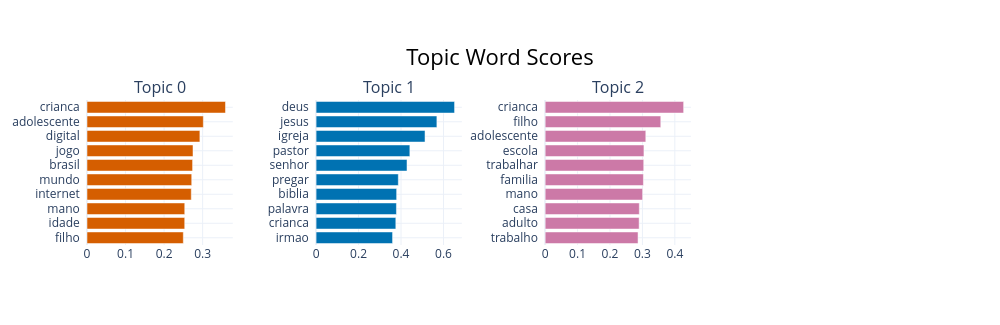

Write notebook code for a chart like this one.
### Code cell
modelo_treinado.visualize_barchart(top_n_topics=5, n_words=10)

### Figure 1 — Plotly figure (JSON) as saved in the notebook; plotly's stock layout.template omitted (floating-point values rounded to 4 significant figures)
{"data": [{"marker": {"color": "#D55E00"}, "orientation": "h", "type": "bar", "x": [0.2499, 0.2535, 0.2536, 0.2705, 0.2717, 0.2739, 0.275, 0.2929, 0.3018, 0.3593], "xaxis": "x", "y": ["filho  ", "idade  ", "mano  ", "internet  ", "mundo  ", "brasil  ", "jogo  ", "digital  ", "adolescente  ", "crianca  "], "yaxis": "y"}, {"marker": {"color": "#0072B2"}, "orientation": "h", "type": "bar", "x": [0.3602, 0.3755, 0.3784, 0.3794, 0.3873, 0.4282, 0.4416, 0.5131, 0.5689, 0.6521], "xaxis": "x2", "y": ["irmao  ", "crianca  ", "palavra  ", "biblia  ", "pregar  ", "senhor  ", "pastor  ", "igreja  ", "jesus  ", "deus  "], "yaxis": "y2"}, {"marker": {"color": "#CC79A7"}, "orientation": "h", "type": "bar", "x": [0.2865, 0.2899, 0.2904, 0.3006, 0.3031, 0.304, 0.3047, 0.3104, 0.3566, 0.4271], "xaxis": "x3", "y": ["trabalho  ", "adulto  ", "casa  ", "mano  ", "familia  ", "trabalhar  ", "escola  ", "adolescente  ", "filho  ", "crianca  "], "yaxis": "y3"}], "layout": {"annotations": [{"font": {"size": 16}, "showarrow": false, "text": "Topic 0", "x": 0.0875, "xanchor": "center", "xref": "paper", "y": 1, "yanchor": "bottom", "yref": "paper"}, {"font": {"size": 16}, "showarrow": false, "text": "Topic 1", "x": 0.3625, "xanchor": "center", "xref": "paper", "y": 1, "yanchor": "bottom", "yref": "paper"}, {"font": {"size": 16}, "showarrow": false, "text": "Topic 2", "x": 0.6375, "xanchor": "center", "xref": "paper", "y": 1, "yanchor": "bottom", "yref": "paper"}], "height": 325, "hoverlabel": {"bgcolor": "white", "font": {"family": "Rockwell", "size": 16}}, "showlegend": false, "title": {"font": {"color": "Black", "size": 22}, "text": "Topic Word Scores", "x": 0.5, "xanchor": "center", "yanchor": "top"}, "width": 1000, "xaxis": {"anchor": "y", "domain": [0, 0.175], "showgrid": true}, "xaxis2": {"anchor": "y2", "domain": [0.275, 0.45], "showgrid": true}, "xaxis3": {"anchor": "y3", "domain": [0.55, 0.725], "showgrid": true}, "xaxis4": {"anchor": "y4", "domain": [0.825, 1], "showgrid": true}, "yaxis": {"anchor": "x", "domain": [0, 1], "showgrid": true}, "yaxis2": {"anchor": "x2", "domain": [0, 1], "showgrid": true}, "yaxis3": {"anchor": "x3", "domain": [0, 1], "showgrid": true}, "yaxis4": {"anchor": "x4", "domain": [0, 1], "showgrid": true}}}
